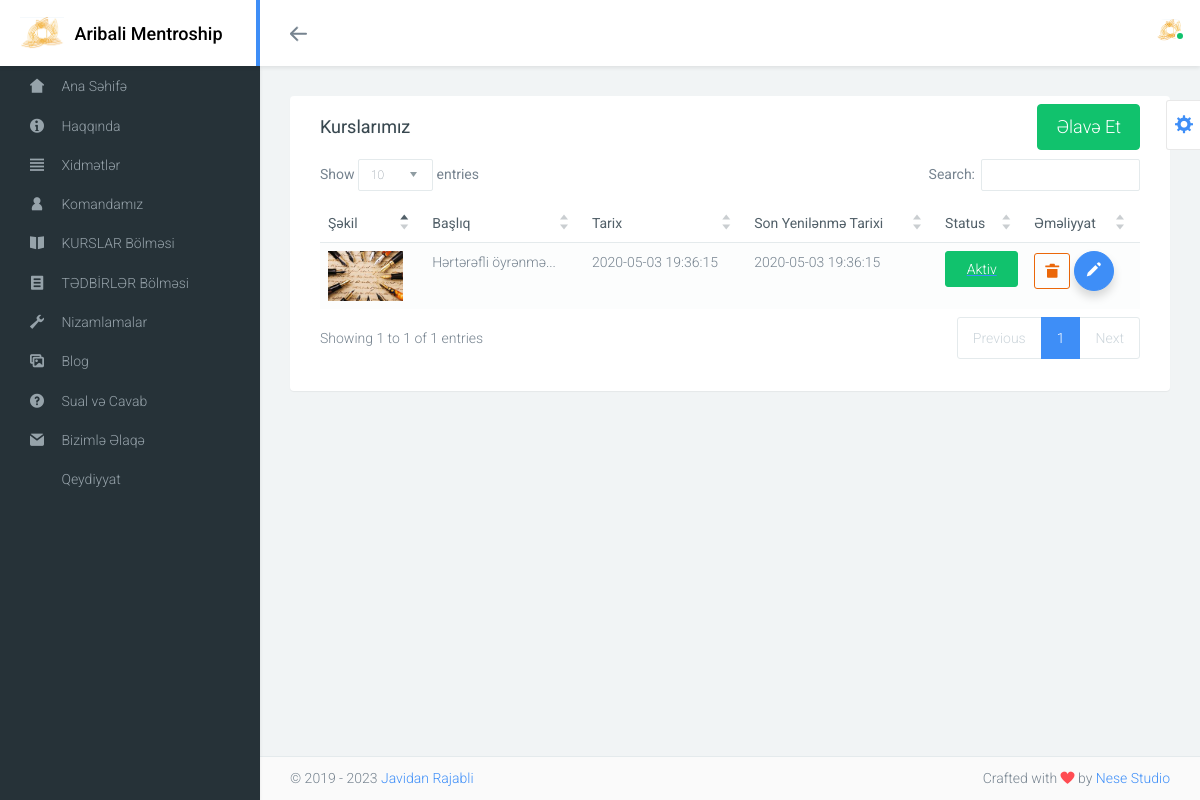
The app's page /admin/base/courses.php with its own data.
### tables this page shows
CREATE TABLE `courses` (
  `id` int(11) NOT NULL,
  `basliq` varchar(255) NOT NULL,
  `mezmun` text NOT NULL,
  `seo` varchar(500) NOT NULL,
  `sekil` varchar(255) NOT NULL,
  `file` varchar(255) NOT NULL,
  `sy_tarix` datetime NOT NULL,
  `tarix` datetime NOT NULL,
  `status` enum('0','1') NOT NULL
);

### admin/settings/class/umumi.php (called while the page is built, shortened)
<?php
class Umumi
{
    public function CoxluGetir($table)
    {
        global $db;
        $data = $db->prepare("SELECT * from " . $table);
        $data->execute();
        $m = [];
        while ($x = $data->fetch(PDO::FETCH_ASSOC)) {
            array_push($m, $x);
        }
        return $m;
    }
}

### admin/settings/code/courses.php (called while the page is built, shortened)
<?php
$coursless = $umumi->CoxluGetir("courses");
?>

### admin/base/courses.php (the view, shortened to what this page needs)
 <?php require_once 'header.php';require_once 'nav.php';require_once '../settings/code/courses.php';?>
<div class="page">
    <div class="page-content">
        <div class="panel">
            <header class="panel-heading">
                <div class="panel-actions">
                    <a href="courses-add.php"><button class="btn btn-lg btn-block btn-success">Əlavə Et</button></a>
                </div>
                <h3 class="panel-title">Kurslarımız </h3>
            </header>
            <div class="panel-body">
                <table class="table table-hover dataTable table-striped w-full" data-plugin="dataTable">
                    <thead>
                        <tr>
                            <th>Şəkil</th>
                            <th>Başlıq</th>
                            <th class="sy_tarix">Tarix</th>
                            <th class="sy_tarix">Son Yenilənmə Tarixi</th>
                            <th>Status</th>
                            <th>Əməliyyat</th>
                        </tr>
                    </thead>
                    <tbody>
                        <?php foreach ($coursless as $courses) {?>
                            <tr>
                                <td><img height="50" src="../../<?=$courses["sekil"]?>"></td>
                                <td><?=mb_substr($courses["basliq"], 0, 50)?>...</td>
                                <td class="sy_tarix"><?=$courses["tarix"]?></td>
                                <td class="sy_tarix"><?=$courses["sy_tarix"]?></td>
                                <td>
                                    <?php if ($courses["status"] == 1): ?>
                                        <a href="courses.php?st=deaktiv&id=<?=$courses['id']?>"><button class="btn btn-success btn-block">Aktiv</button></a>
                                    <?php endif?>
                                </td>
                                <td>
                                    <button onclick="Sil(<?=$courses['id']?>,'<?=$courses['sekil']?>',<?=$courses['file']?>)"  class="btn btn-icon btn-warning btn-outline"><i class="icon wb-trash"
                                                          aria-hidden="true"></i></button>
                                    <button class="btn btn-floating btn-primary btn-sm" data-target="#id_<?=$courses['id']?>"
                                                    data-toggle="modal"><i class="icon wb-pencil" aria-hidden="true"></i></button>
                                </td>
                            </tr>
                        <?php }?>
                    </tbody>
                </table>
            </div>
        </div>
    </div>
</div>
<?php require_once 'footer.php';?>

### records on screen
courses: sekil (picture), basliq "Hərtərəfli öyrənmə", tarix "2020-05-03 19:36:15", sy_tarix "2020-05-03 19:36:15"
